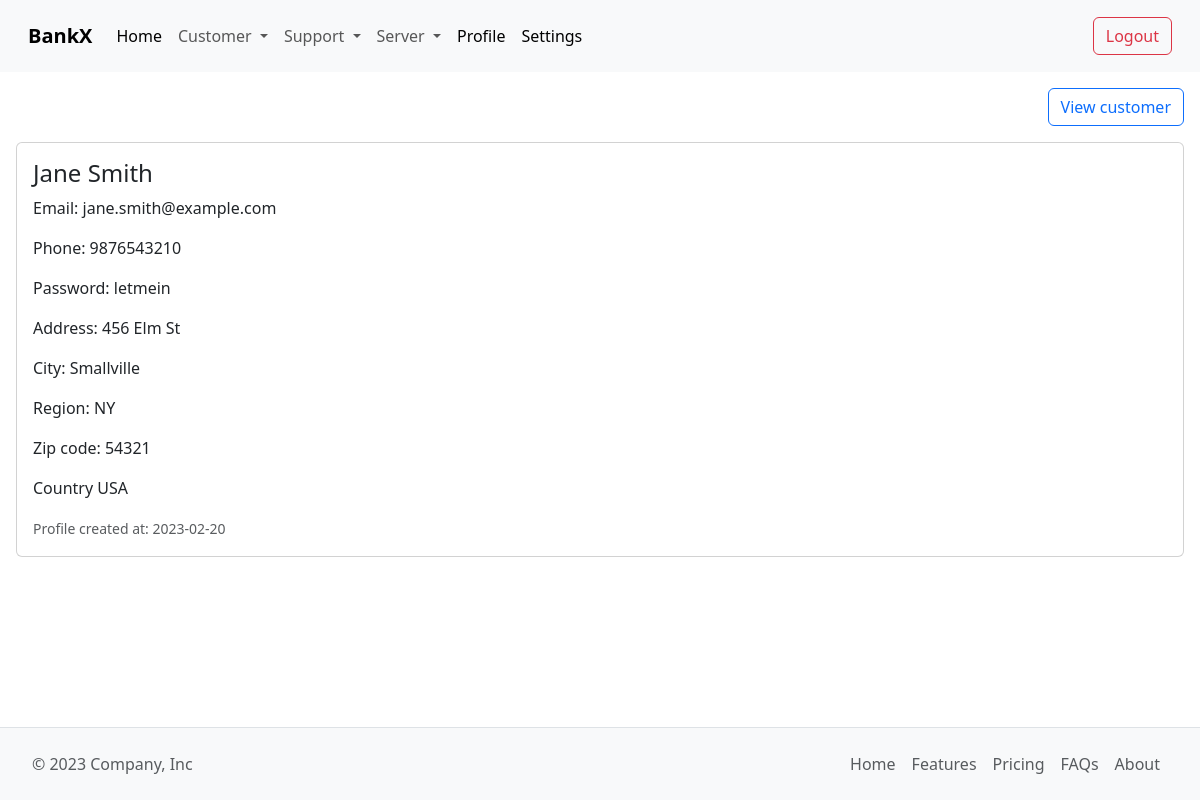
The app's page /Admin/customer_profile.php?id=2 (signed in) with its own data.
### tables this page shows
CREATE TABLE `Customers` (
    `CustomerID` INT PRIMARY KEY AUTO_INCREMENT,
    `FirstName` VARCHAR(50) NOT NULL,
    `LastName` VARCHAR(50) NOT NULL,
    `Email` VARCHAR(100) NOT NULL,
    `PhoneNumber` VARCHAR(100) NOT NULL,
    `Password` VARCHAR(100) NOT NULL,
    `Address` VARCHAR(255),
    `City` VARCHAR(50),
    `State` VARCHAR(50),
    `ZipCode` VARCHAR(10),
    `Country` VARCHAR(50),
    `RegistrationDate` DATE NOT NULL,
    `LoginTime` TIMESTAMP DEFAULT CURRENT_TIMESTAMP,
    `LogoutTime` TIMESTAMP DEFAULT CURRENT_TIMESTAMP
);

### src/Admin/customer_profile.php (the view)
<?php
include("include/header.php");
require_once("../Modules/config.php");
$userid = isset($_GET['id']) ? htmlspecialchars($_GET['id']) : '';
$stmt = $conn->prepare("SELECT * FROM `Customers` WHERE `CustomerID` = :userid");
$stmt->bindValue(":userid", $userid, PDO::PARAM_INT);
$stmt->execute();
$result = $stmt->fetch(PDO::FETCH_ASSOC);
?>
<div style="padding-right: 1rem; padding-top: 1rem;">
	<ul class="nav justify-content-end">
		<li class="nav-item">
			<a class="btn btn-outline-primary" href="customer.php">View customer</a>
		</li>
	</ul>
</div>
<div style="padding: 1rem; padding-right: 1rem; padding-left: 1rem; padding-bottom: 8rem;">
	<div class="card">
		<div class="card-body">
			<h4 class="card-title">
				<?php echo $result['FirstName']; ?>
				<?php echo $result['LastName']; ?>
			</h4>
			<p class="card-text">Email:
				<?= $result['Email']; ?>
			</p>
			<p class="card-text">Phone:
				<?= $result['PhoneNumber']; ?>
			</p>
			<p class="card-text">Password:
				<?= $result['Password']; ?>
			</p>
			<p class="card-text">Address:
				<?= $result['Address']; ?>
			</p>
			<p class="card-text">City:
				<?= $result['City']; ?>
			</p>
			<p class="card-text">Region:
				<?= $result['State']; ?>
			</p>
			<p class="card-text">Zip code:
				<?= $result['ZipCode']; ?>
			</p>
			<p class="card-text">Country
				<?= $result['Country']; ?>
			</p>
			<p class="card-text"><small class="text-muted">Profile created at:
					<?php echo $result['RegistrationDate']; ?>
				</small></p>
		</div>
	</div>
</div>
<?php
include("include/footer.php");
?>

### records on screen
customers: FirstName "Jane", LastName "Smith", Email "jane.smith@example.com", PhoneNumber "9876543210", Password "letmein", Address "456 Elm St", City "Smallville", State "NY", ZipCode "54321", Country "USA", RegistrationDate "2023-02-20"
